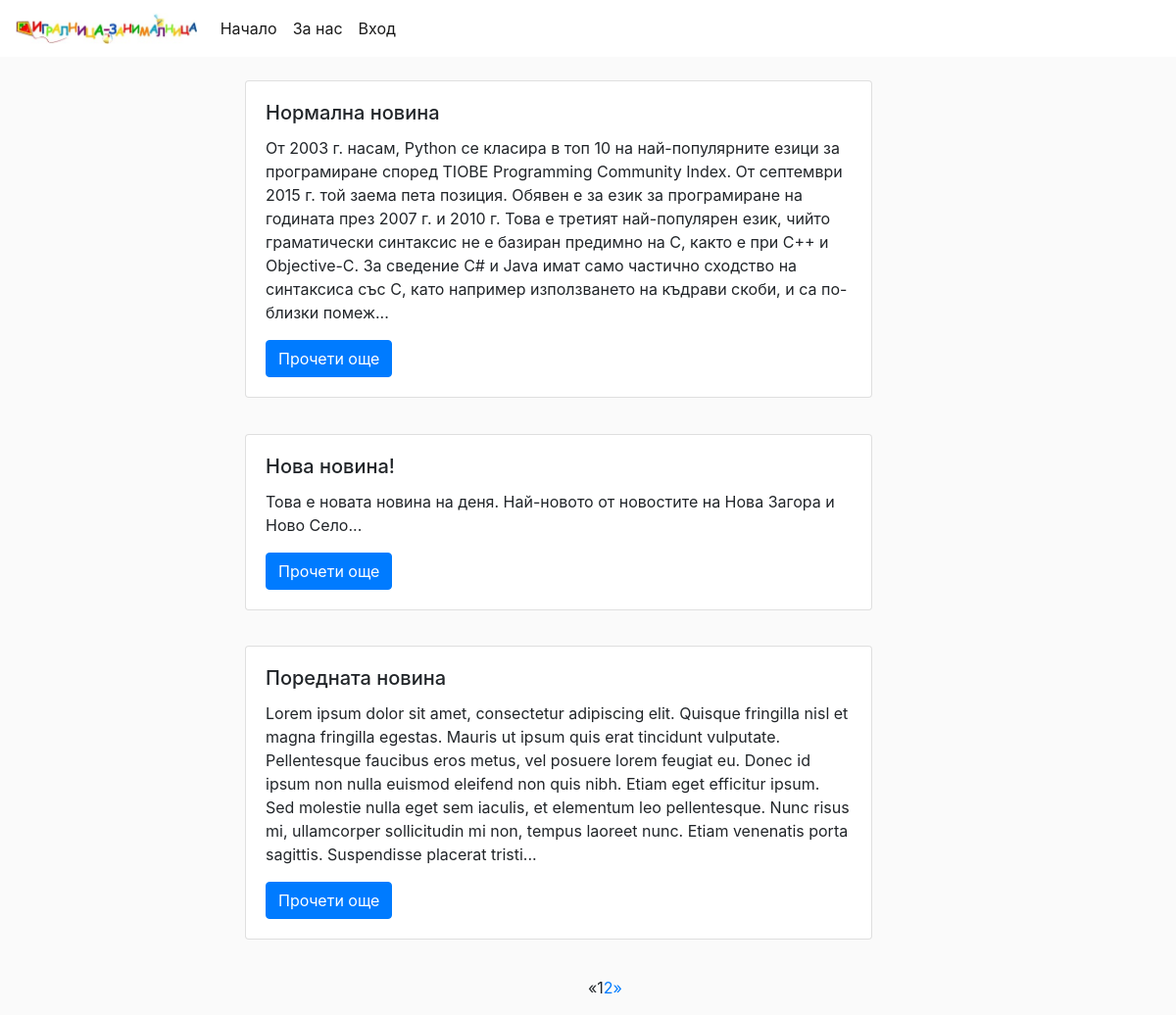
The page / on the database its author committed.
### news/models.py (models this page shows, shortened)
class Post(models.Model):
    title = models.CharField('заглавие', max_length=50, default='No title')
    pub_date = models.DateField('дата на публикуване', auto_now_add=True)
    content = models.TextField('съдържание', default='No content')
    class Meta:
        verbose_name = 'публикация'
        verbose_name_plural = 'публикации'
    def short_content(self):
        return f"{self.content:.500}..."

### news/views.py (the view)
# urls.py: urlpatterns = [path('', views.NewsList.as_view(), name='index'),
class NewsList(ListView):
    model = Post
    template_name = 'news-list.html'
    context_object_name = 'posts'
    paginate_by = 3
    def get_queryset(self):
        return Post.objects.all().order_by('-pub_date', '-pk')

### news/templates/news-list.html (shortened to what this page needs)
{% extends 'index.html' %}
{% block body %}
    <div class="row">
        <div class="col-lg-2"></div>
            <div class="col-lg-8">
            {% for post in posts %}
                <div class="container" style="margin-bottom: 5%">
                    <div class="card" style="width: 40rem;">
                        <div class="card-body" style="border: 5%">
                            <h5 class="card-title">{{post.title}}</h5>
                                <p class="card-text">{{post.short_content}}</p>
                                <a href="{% url 'details' post.id %}" class="btn btn-primary">Прочети още</a>
                        </div>
                    </div>
                </div>
        {% endfor %}
                </div>
        <div class="col-lg-2"></div>
{% include 'pages.html' %}
    </div>
{% endblock %}

### common/static/index.css (style rules this page uses)
body { background: #fafafa; }

### rows shown on the page
Post: title "Нормална новина", short_content "От 2003 г. насам, Python се класира в топ 10 на най-популярните езици за програмиране според TIOBE Programming Community Index. От септември 2015 г. той заема пета позиция. Обявен е за език за програмиране на годината през 2007 г. и 2010 г. Това е третият най-популярен език, чийто граматически синтаксис не е базиран предимно на С, както е при С++ и Objective-C. За сведение С# и Java имат само частично сходство на синтаксиса със С, като например използването на къдрави скоби, и са по-близки помеж..."
Post: title "Нова новина!", short_content "Това е новата новина на деня. Най-новото от новостите на Нова Загора и Ново Село..."
Post: title "Поредната новина", short_content "Lorem ipsum dolor sit amet, consectetur adipiscing elit. Quisque fringilla nisl et magna fringilla egestas. Mauris ut ipsum quis erat tincidunt vulputate. Pellentesque faucibus eros metus, vel posuere lorem feugiat eu. Donec id ipsum non nulla euismod eleifend non quis nibh. Etiam eget efficitur ipsum. Sed molestie nulla eget sem iaculis, et elementum leo pellentesque. Nunc risus mi, ullamcorper sollicitudin mi non, tempus laoreet nunc. Etiam venenatis porta sagittis. Suspendisse placerat tristi..."

### other values the page prints
{{ i }} "1"
{{ i }} "2"
